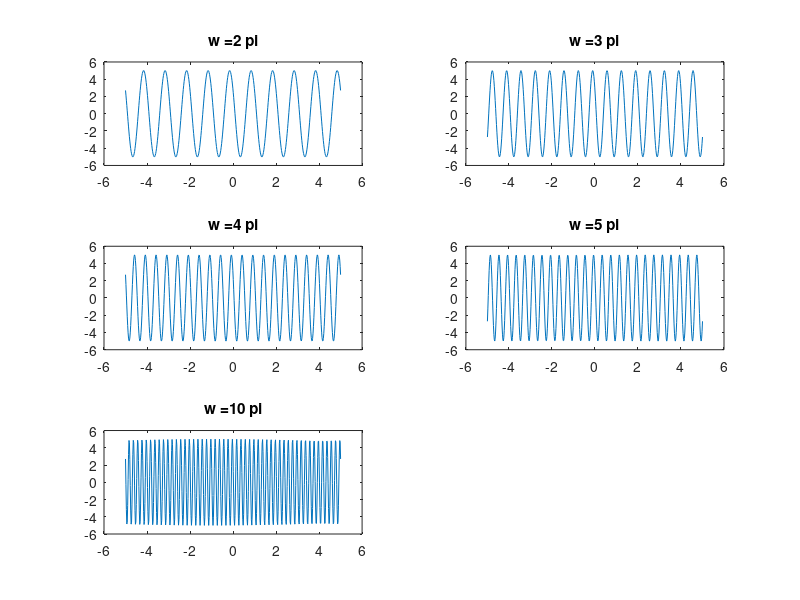

Write the MATLAB code that produced this figure.
%Generation of analog signal
clc;
close all;
clear all;
a= input('enter the amplitude');
theta=1;
t = linspace(-5,5,500);
s = a*cos(2*pi*t+theta);
u = a*cos(3*pi*t+theta);
v = a*cos(4*pi*t+theta);
x = a*cos(5*pi*t+theta);
y = a*cos(10*pi*t+theta);
subplot(321);
plot(t,s)
title('w =2 pi');
subplot(322);
plot(t,u)
title('w =3 pi');
subplot(323);
plot(t,v)
title('w =4 pi');
subplot(324);
plot(t,x)
title('w =5 pi');
subplot(325);
plot(t,y)
title('w =10 pi');


